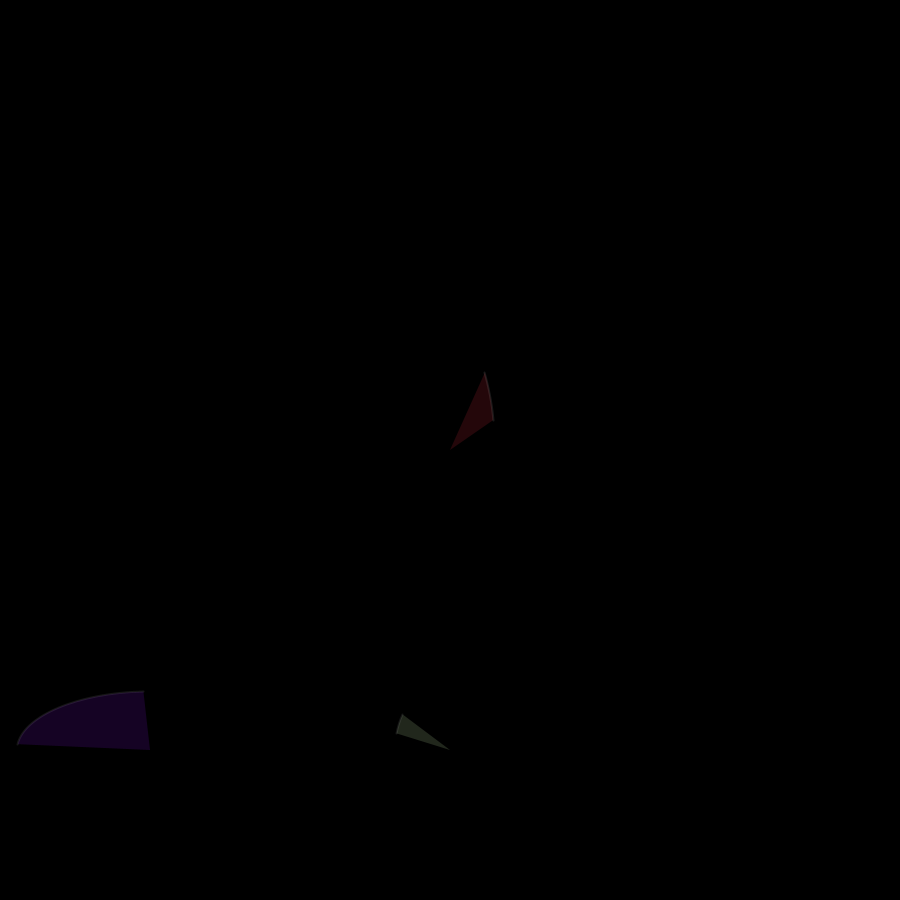
Frame 1 (no input)
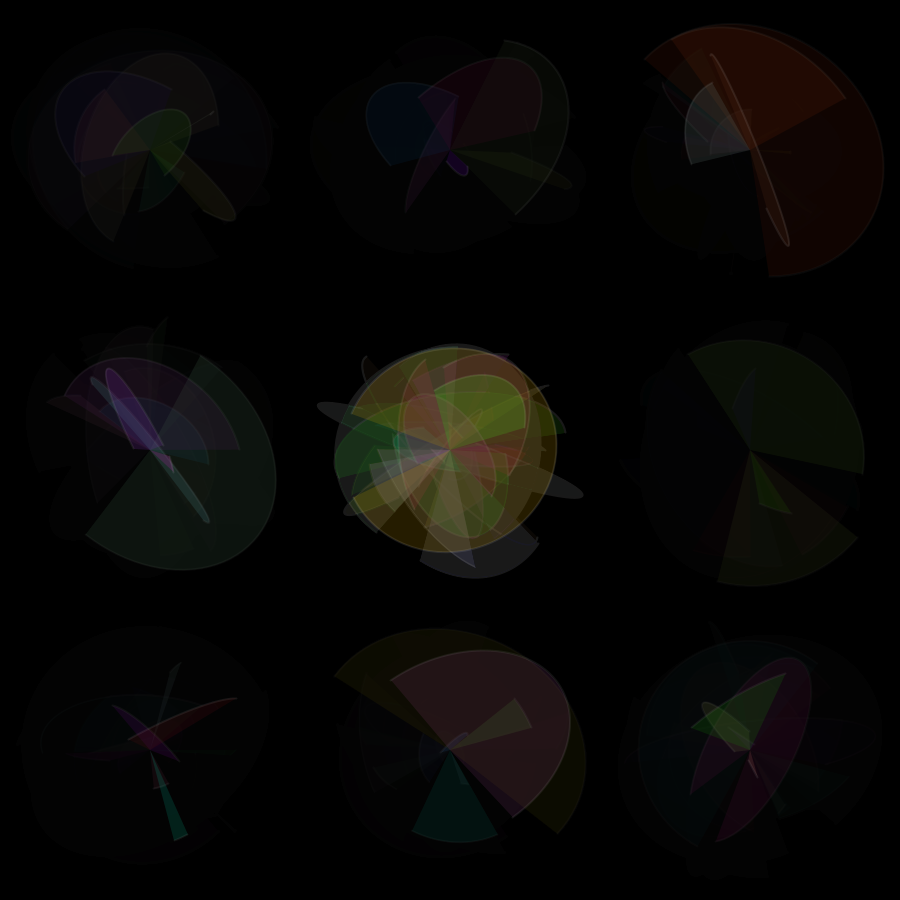
Frame 60 (the mouse pressed at the canvas centre just before this capture)
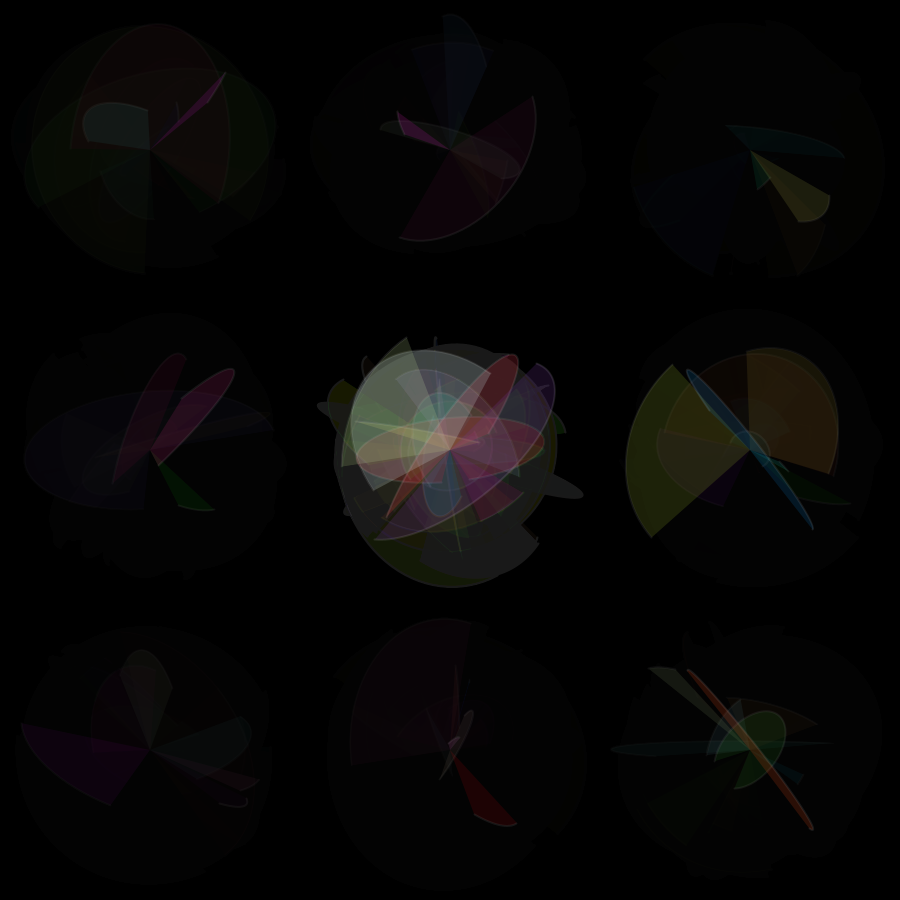
Frame 120 (the mouse held since frame 60 and released just before this capture)

The Processing sketch that drew these frames (run headless with seeded random() and noise(); from frame 60 on, the mouse is pressed at the canvas centre):

// Processing sketch: processing_21196
// ── processing_21196.pde

float angle = 0.0;

void setup()
{
  size (900,900);
  smooth();
  background(0);
  strokeWeight(3);
//  noLoop();
  fill(0);
  
/////////////////////////////////////////// SCREEN SEGMENTATION
  for (int i = 300; i < 900; i += 300)
  {
    for (int j = 300; j < 900; j += 300)
     {
        //stroke(0, 0, 0, 25);
       // line(i, 0, i, height);
        //line(0, j, width, j);
     }
  }
  
  
}

void mousePressed()
{
   setup();
}
/////////////////////////////////////////// VOID DRAW
void draw()
{
   //arc(width/2, height/2, 100, 100, 0, PI);
   //rect
   
   //rotate(angle);
   
   for (int i = 150; i < 900; i += 300)
  {
    for (int j = 150; j < 900; j += 300)
     {
      // ellipse(i, j, 300, 300);
       //stroke(0, 0, 0, 25);
       
       
       float randWidth = random(10, 280);
       float randHeight = random(10, 280);
       
       float randStartArc = radians(random(0, 360)+180);
       float randStopArc = radians(random(0, 360)+ 180);
       
       float randStroke = random(5);
      // float randColor(random(255), random(255), random(255));
       
       fill(random(255), random(255), random(255), 50);
//       float randStartArc = radians(random
       //float randStartArc = random
       pushMatrix();
       //drawArc(i, j, randWidth, randHeight, radians(0), radians(180) );
       translate (i, j);
       rotate(angle);

       drawArc(0, 0, randWidth, randHeight, randStartArc, randStopArc );
       popMatrix();
     }
  }
 
  angle += 0.1;
  rectMode(CENTER);
  noStroke();
fill(0,0,0, 5);
  rect(width/2, height/2, 300, 300);

fill(0,0,0, 35);
  rect(450,150,900,300);
  rect(450, 750, 900,300);
  rect(150,450,300,300);
  rect(750,450,300,300); 
 
  
}


//Define Functions here

//void drawArcs(float xPos, float yPos, float w, float h, float start, float stop)
//void drawArcs(float float arcColor, arcStroke float , float arcAlpha)

void drawArc(float xPos, float yPos, float w, float h, float start, float stop)

{
  stroke(0);
  pushMatrix();
  //translate(xPos, yPos);
//  noStroke();
  stroke(255,255,255, 25);
  strokeWeight(2);
  arc(xPos, yPos, w, h, start, stop);

  popMatrix(); 
}
